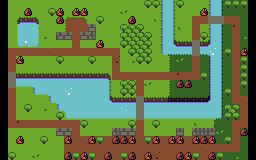

Below is a game level as drawn by its tile map, then a one-line description and the .tmx that defines it (tile-layer data replaced by summaries):
An orthogonal 32x20 tile map with 8x8 px tiles, 7 tile layers (Accessible Ground, Water, Ground Connections, Walls, ...).

<map version="1.2" tiledversion="1.2.1" orientation="orthogonal" renderorder="right-down" width="32" height="20" tilewidth="8" tileheight="8" infinite="0" nextlayerid="20" nextobjectid="3">
 <tileset firstgid="1" source="world.tsx" />
 <layer id="13" name="Accessible Ground" width="32" height="20">
  <data>[640 cells, 452 non-empty, 14 distinct tile ids]</data>
 </layer>
 <layer id="14" name="Water" width="32" height="20">
  <data>[640 cells, 148 non-empty, 4 distinct tile ids]</data>
 </layer>
 <layer id="15" name="Ground Connections" width="32" height="20">
  <data>[640 cells, 121 non-empty, 27 distinct tile ids]</data>
 </layer>
 <layer id="16" name="Walls" width="32" height="20">
  <data>[640 cells, 14 non-empty, 5 distinct tile ids]</data>
 </layer>
 <layer id="19" name="Mountains" width="32" height="20">
  <data>[640 cells, 0 non-empty, 0 distinct tile ids]</data>
 </layer>
 <layer id="17" name="Buildings" width="32" height="20">
  <data>[640 cells, 33 non-empty, 2 distinct tile ids]</data>
 </layer>
 <layer id="18" name="Trees" width="32" height="20">
  <data>[640 cells, 57 non-empty, 9 distinct tile ids]</data>
 </layer>
</map>
